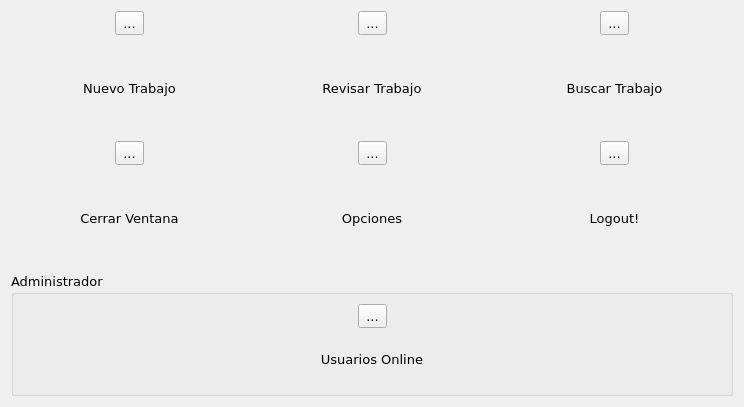
<?xml version="1.0" encoding="UTF-8"?>
<ui version="4.0">
 <class>uiUserPanel</class>
 <widget class="QWidget" name="uiUserPanel">
  <property name="geometry">
   <rect>
    <x>0</x>
    <y>0</y>
    <width>744</width>
    <height>407</height>
   </rect>
  </property>
  <property name="sizePolicy">
   <sizepolicy hsizetype="Fixed" vsizetype="Fixed">
    <horstretch>0</horstretch>
    <verstretch>0</verstretch>
   </sizepolicy>
  </property>
  <property name="font">
   <font>
    <family>Verdana</family>
    <pointsize>10</pointsize>
   </font>
  </property>
  <property name="windowTitle">
   <string>Form</string>
  </property>
  <layout class="QVBoxLayout" name="verticalLayout_8">
   <item>
    <layout class="QHBoxLayout" name="horizontalLayout_8">
     <item>
      <layout class="QVBoxLayout" name="verticalLayout">
       <item>
        <layout class="QHBoxLayout" name="horizontalLayout_4">
         <item>
          <spacer name="horizontalSpacer_7">
           <property name="orientation">
            <enum>Qt::Horizontal</enum>
           </property>
           <property name="sizeHint" stdset="0">
            <size>
             <width>40</width>
             <height>20</height>
            </size>
           </property>
          </spacer>
         </item>
         <item>
          <widget class="QToolButton" name="newJobButton">
           <property name="text">
            <string>...</string>
           </property>
           <property name="icon">
            <iconset resource="resources.qrc">
             <normaloff>:/icons/graphics/jobadd.png</normaloff>:/icons/graphics/jobadd.png</iconset>
           </property>
           <property name="iconSize">
            <size>
             <width>64</width>
             <height>64</height>
            </size>
           </property>
          </widget>
         </item>
         <item>
          <spacer name="horizontalSpacer_8">
           <property name="orientation">
            <enum>Qt::Horizontal</enum>
           </property>
           <property name="sizeHint" stdset="0">
            <size>
             <width>40</width>
             <height>20</height>
            </size>
           </property>
          </spacer>
         </item>
        </layout>
       </item>
       <item>
        <widget class="QLabel" name="label">
         <property name="text">
          <string>Nuevo Trabajo</string>
         </property>
         <property name="alignment">
          <set>Qt::AlignCenter</set>
         </property>
        </widget>
       </item>
      </layout>
     </item>
     <item>
      <layout class="QVBoxLayout" name="verticalLayout_2">
       <item>
        <layout class="QHBoxLayout" name="horizontalLayout_5">
         <item>
          <spacer name="horizontalSpacer_9">
           <property name="orientation">
            <enum>Qt::Horizontal</enum>
           </property>
           <property name="sizeHint" stdset="0">
            <size>
             <width>40</width>
             <height>20</height>
            </size>
           </property>
          </spacer>
         </item>
         <item>
          <widget class="QToolButton" name="viewJobButton">
           <property name="text">
            <string>...</string>
           </property>
           <property name="icon">
            <iconset resource="resources.qrc">
             <normaloff>:/icons/graphics/jobedit.png</normaloff>:/icons/graphics/jobedit.png</iconset>
           </property>
           <property name="iconSize">
            <size>
             <width>64</width>
             <height>64</height>
            </size>
           </property>
          </widget>
         </item>
         <item>
          <spacer name="horizontalSpacer_10">
           <property name="orientation">
            <enum>Qt::Horizontal</enum>
           </property>
           <property name="sizeHint" stdset="0">
            <size>
             <width>40</width>
             <height>20</height>
            </size>
           </property>
          </spacer>
         </item>
        </layout>
       </item>
       <item>
        <widget class="QLabel" name="label_2">
         <property name="text">
          <string>Revisar Trabajo</string>
         </property>
         <property name="alignment">
          <set>Qt::AlignCenter</set>
         </property>
        </widget>
       </item>
      </layout>
     </item>
     <item>
      <layout class="QVBoxLayout" name="verticalLayout_3">
       <item>
        <layout class="QHBoxLayout" name="horizontalLayout_6">
         <item>
          <spacer name="horizontalSpacer_11">
           <property name="orientation">
            <enum>Qt::Horizontal</enum>
           </property>
           <property name="sizeHint" stdset="0">
            <size>
             <width>40</width>
             <height>20</height>
            </size>
           </property>
          </spacer>
         </item>
         <item>
          <widget class="QToolButton" name="searchJobButton">
           <property name="text">
            <string>...</string>
           </property>
           <property name="icon">
            <iconset resource="resources.qrc">
             <normaloff>:/icons/graphics/edit-find.png</normaloff>:/icons/graphics/edit-find.png</iconset>
           </property>
           <property name="iconSize">
            <size>
             <width>64</width>
             <height>64</height>
            </size>
           </property>
          </widget>
         </item>
         <item>
          <spacer name="horizontalSpacer_12">
           <property name="orientation">
            <enum>Qt::Horizontal</enum>
           </property>
           <property name="sizeHint" stdset="0">
            <size>
             <width>40</width>
             <height>20</height>
            </size>
           </property>
          </spacer>
         </item>
        </layout>
       </item>
       <item>
        <widget class="QLabel" name="label_3">
         <property name="text">
          <string>Buscar Trabajo</string>
         </property>
         <property name="alignment">
          <set>Qt::AlignCenter</set>
         </property>
        </widget>
       </item>
      </layout>
     </item>
    </layout>
   </item>
   <item>
    <layout class="QHBoxLayout" name="horizontalLayout_7">
     <item>
      <layout class="QVBoxLayout" name="verticalLayout_6">
       <item>
        <layout class="QHBoxLayout" name="horizontalLayout_3">
         <item>
          <spacer name="horizontalSpacer_5">
           <property name="orientation">
            <enum>Qt::Horizontal</enum>
           </property>
           <property name="sizeHint" stdset="0">
            <size>
             <width>40</width>
             <height>20</height>
            </size>
           </property>
          </spacer>
         </item>
         <item>
          <widget class="QToolButton" name="closeButton">
           <property name="text">
            <string>...</string>
           </property>
           <property name="icon">
            <iconset resource="resources.qrc">
             <normaloff>:/icons/graphics/window-close-3.png</normaloff>:/icons/graphics/window-close-3.png</iconset>
           </property>
           <property name="iconSize">
            <size>
             <width>64</width>
             <height>64</height>
            </size>
           </property>
          </widget>
         </item>
         <item>
          <spacer name="horizontalSpacer_6">
           <property name="orientation">
            <enum>Qt::Horizontal</enum>
           </property>
           <property name="sizeHint" stdset="0">
            <size>
             <width>40</width>
             <height>20</height>
            </size>
           </property>
          </spacer>
         </item>
        </layout>
       </item>
       <item>
        <widget class="QLabel" name="label_4">
         <property name="text">
          <string>Cerrar Ventana</string>
         </property>
         <property name="alignment">
          <set>Qt::AlignCenter</set>
         </property>
        </widget>
       </item>
      </layout>
     </item>
     <item>
      <layout class="QVBoxLayout" name="verticalLayout_5">
       <item>
        <layout class="QHBoxLayout" name="horizontalLayout">
         <item>
          <spacer name="horizontalSpacer_2">
           <property name="orientation">
            <enum>Qt::Horizontal</enum>
           </property>
           <property name="sizeHint" stdset="0">
            <size>
             <width>40</width>
             <height>20</height>
            </size>
           </property>
          </spacer>
         </item>
         <item>
          <widget class="QToolButton" name="configButton">
           <property name="text">
            <string>...</string>
           </property>
           <property name="icon">
            <iconset resource="resources.qrc">
             <normaloff>:/icons/graphics/preferences-system.png</normaloff>:/icons/graphics/preferences-system.png</iconset>
           </property>
           <property name="iconSize">
            <size>
             <width>64</width>
             <height>64</height>
            </size>
           </property>
          </widget>
         </item>
         <item>
          <spacer name="horizontalSpacer">
           <property name="orientation">
            <enum>Qt::Horizontal</enum>
           </property>
           <property name="sizeHint" stdset="0">
            <size>
             <width>40</width>
             <height>20</height>
            </size>
           </property>
          </spacer>
         </item>
        </layout>
       </item>
       <item>
        <widget class="QLabel" name="label_5">
         <property name="text">
          <string>Opciones</string>
         </property>
         <property name="alignment">
          <set>Qt::AlignCenter</set>
         </property>
        </widget>
       </item>
      </layout>
     </item>
     <item>
      <layout class="QVBoxLayout" name="verticalLayout_4">
       <property name="sizeConstraint">
        <enum>QLayout::SetMaximumSize</enum>
       </property>
       <item>
        <layout class="QHBoxLayout" name="horizontalLayout_2">
         <item>
          <spacer name="horizontalSpacer_3">
           <property name="orientation">
            <enum>Qt::Horizontal</enum>
           </property>
           <property name="sizeHint" stdset="0">
            <size>
             <width>40</width>
             <height>20</height>
            </size>
           </property>
          </spacer>
         </item>
         <item>
          <widget class="QToolButton" name="logoutButton">
           <property name="sizePolicy">
            <sizepolicy hsizetype="Fixed" vsizetype="Fixed">
             <horstretch>58</horstretch>
             <verstretch>0</verstretch>
            </sizepolicy>
           </property>
           <property name="layoutDirection">
            <enum>Qt::LeftToRight</enum>
           </property>
           <property name="autoFillBackground">
            <bool>false</bool>
           </property>
           <property name="text">
            <string>...</string>
           </property>
           <property name="icon">
            <iconset resource="resources.qrc">
             <normaloff>:/icons/graphics/im-kick-user.png</normaloff>:/icons/graphics/im-kick-user.png</iconset>
           </property>
           <property name="iconSize">
            <size>
             <width>64</width>
             <height>64</height>
            </size>
           </property>
          </widget>
         </item>
         <item>
          <spacer name="horizontalSpacer_4">
           <property name="orientation">
            <enum>Qt::Horizontal</enum>
           </property>
           <property name="sizeHint" stdset="0">
            <size>
             <width>40</width>
             <height>20</height>
            </size>
           </property>
          </spacer>
         </item>
        </layout>
       </item>
       <item>
        <widget class="QLabel" name="label_6">
         <property name="sizePolicy">
          <sizepolicy hsizetype="Minimum" vsizetype="Minimum">
           <horstretch>0</horstretch>
           <verstretch>0</verstretch>
          </sizepolicy>
         </property>
         <property name="text">
          <string>Logout!</string>
         </property>
         <property name="alignment">
          <set>Qt::AlignCenter</set>
         </property>
        </widget>
       </item>
      </layout>
     </item>
    </layout>
   </item>
   <item>
    <widget class="QGroupBox" name="adminGroupBox">
     <property name="title">
      <string>Administrador</string>
     </property>
     <layout class="QHBoxLayout" name="horizontalLayout_10">
      <item>
       <layout class="QVBoxLayout" name="verticalLayout_7">
        <item>
         <layout class="QHBoxLayout" name="horizontalLayout_9">
          <item>
           <spacer name="horizontalSpacer_13">
            <property name="orientation">
             <enum>Qt::Horizontal</enum>
            </property>
            <property name="sizeHint" stdset="0">
             <size>
              <width>40</width>
              <height>20</height>
             </size>
            </property>
           </spacer>
          </item>
          <item>
           <widget class="QToolButton" name="usersButton">
            <property name="text">
             <string>...</string>
            </property>
            <property name="icon">
             <iconset resource="resources.qrc">
              <normaloff>:/icons/graphics/im-user.png</normaloff>:/icons/graphics/im-user.png</iconset>
            </property>
            <property name="iconSize">
             <size>
              <width>64</width>
              <height>64</height>
             </size>
            </property>
           </widget>
          </item>
          <item>
           <spacer name="horizontalSpacer_14">
            <property name="orientation">
             <enum>Qt::Horizontal</enum>
            </property>
            <property name="sizeHint" stdset="0">
             <size>
              <width>40</width>
              <height>20</height>
             </size>
            </property>
           </spacer>
          </item>
         </layout>
        </item>
        <item>
         <widget class="QLabel" name="label_7">
          <property name="text">
           <string>Usuarios Online</string>
          </property>
          <property name="alignment">
           <set>Qt::AlignCenter</set>
          </property>
         </widget>
        </item>
       </layout>
      </item>
     </layout>
    </widget>
   </item>
  </layout>
  <zorder></zorder>
  <zorder>adminGroupBox</zorder>
 </widget>
 <resources>
  <include location="resources.qrc"/>
 </resources>
 <connections/>
</ui>
